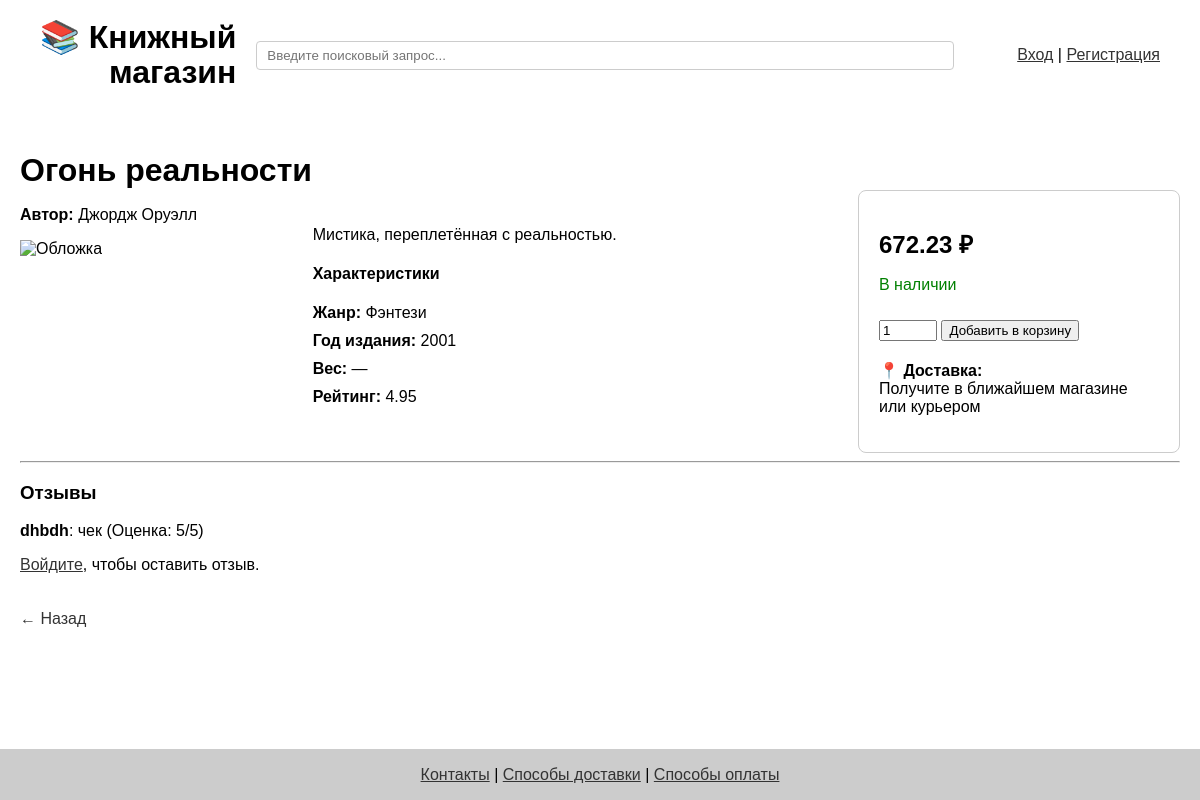
Page /book/32 on the earlier database version.
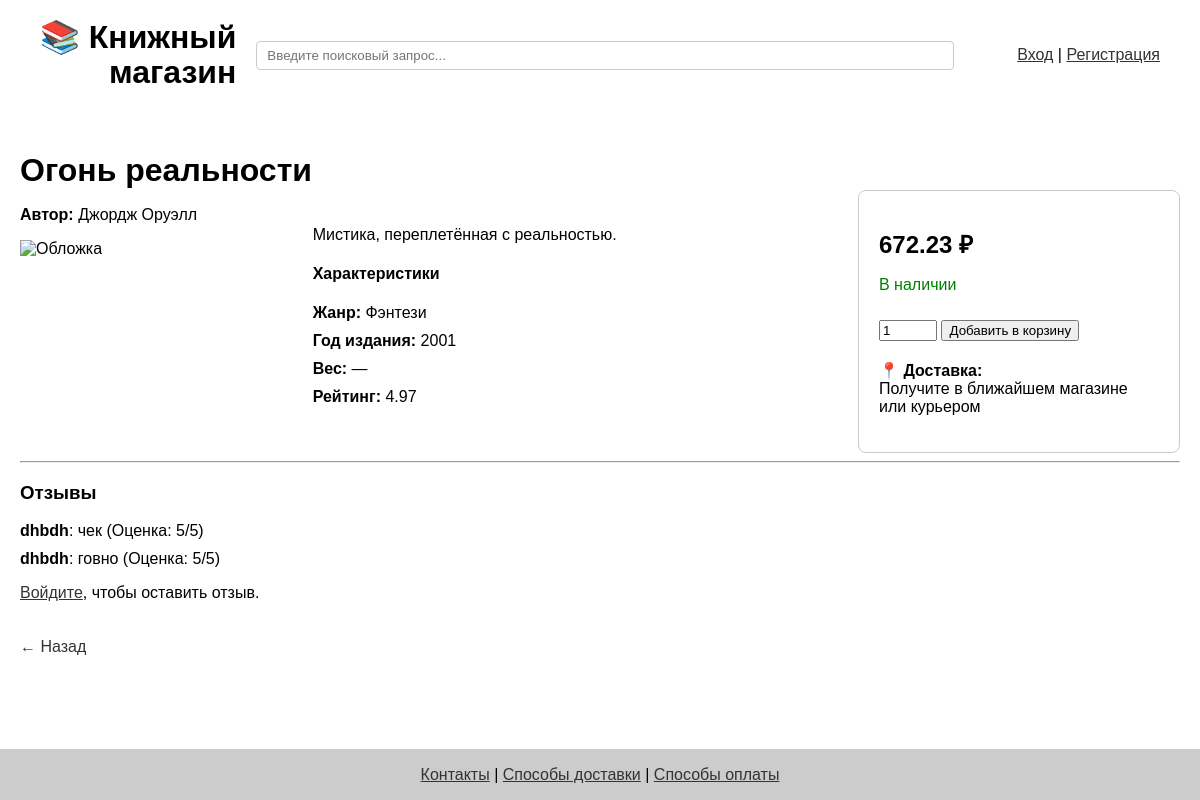
Same page on the later database version.
### app/models.py (models this page shows, shortened)
class Book(db.Model):
    id = db.Column(db.Integer, primary_key=True)
    title = db.Column(db.String(120))
    author = db.Column(db.String(120))
    year = db.Column(db.Integer)
    price = db.Column(db.Float)
    genre = db.Column(db.String(100))
    category = db.Column(db.String(100))
    cover = db.Column(db.String(255))
    description = db.Column(db.Text)
    rating = db.Column(db.Float)

class Review(db.Model):
    id = db.Column(db.Integer, primary_key=True)
    user_id = db.Column(db.Integer, db.ForeignKey('user.id', ondelete='CASCADE'), nullable=False)
    book_id = db.Column(db.Integer, db.ForeignKey('book.id'), nullable=False)
    text = db.Column(db.Text, nullable=False)
    rating = db.Column(db.Integer, nullable=False)
    book = db.relationship('Book')

class User(db.Model, UserMixin):
    id = db.Column(db.Integer, primary_key=True)
    first_name = db.Column(db.String(50), nullable=False)
    last_name = db.Column(db.String(50), nullable=False)
    full_name = f"{first_name} {last_name}"
    email = db.Column(db.String(120), unique=True, nullable=False)
    phone = db.Column(db.String(20))
    password = db.Column(db.String(100), nullable=False)
    cart_items = db.relationship('CartItem', back_populates='user', cascade='all, delete-orphan', passive_deletes=True)
    reviews = db.relationship('Review', backref='user', cascade='all, delete-orphan', passive_deletes=True)

### app/routes.py (the view, shortened to what this page needs)
@app.route('/book/<int:book_id>', methods=['GET', 'POST'])
def book_detail(book_id):
    book = Book.query.get_or_404(book_id)
    reviews = Review.query.filter_by(book_id=book_id).all()
    prev = request.args.get('prev') or request.form.get('prev') or url_for('index')
    return render_template('book_detail.html', book=book, reviews=reviews, prev=prev)

### app/routes.py (called while the page is built)
@app.context_processor
def inject_genres():
    return dict(genres=[g[0] for g in db.session.query(Book.genre).distinct() if g[0]])

### app/templates/book_detail.html (shortened to what this page needs)
{% extends 'base.html' %}
{% block content %}
{% set back_url = prev or url_for('index') %}
<h1 style="margin-bottom: 1px;">{{ book.title }}</h1>
<div style="display: flex; flex-wrap: wrap; justify-content: space-between; align-items: flex-start; gap: 20px;">
    <div style="flex: 1; min-width: 220px;">
        <p><strong>Автор:</strong> {{ book.author }}</p>
        <img src="https://media.istockphoto.com/id/162833278/nl/foto/blank-book.jpg?s=612x612&w=0&k=20&c=C-kb218UqFZ_ZdWg8ILDDcXDwpmYzwghnew_7VWZwm4="
             alt="Обложка" style="width: 100%; height: auto; max-width: 300px; margin-bottom: 15px;">
    </div>
    <div style="flex: 2; min-width: 300px; padding: 20px; text-align: left;">
        <p>{{ book.description }}</p>
        <h4>Характеристики</h4>
        <ul style="list-style: none; padding-left: 0;">
            <li><strong>Жанр:</strong> {{ book.genre or '—' }}</li>
            <li><strong>Год издания:</strong> {{ book.year }}</li>
            <li><strong>Вес:</strong> {{ book.weight or '—' }}</li>
            <li><strong>Рейтинг:</strong> {{ book.rating }}</li>
        </ul>
    </div>
    <div style="flex: 0 0 280px; border: 1px solid #ccc; padding: 20px; border-radius: 8px;">
        <p><strong style="font-size: 24px;">{{ book.price }} ₽</strong></p>
        <p><span style="color: green;">В наличии</span></p>
        <form action="{{ url_for('add_to_cart', book_id=book.id) }}" method="post">
            <input type="number" name="quantity" value="1" min="1" style="width: 50px;">
            <button type="submit" style="margin-top: 10px;">Добавить в корзину</button>
        </form>
        <p style="margin-top: 20px;">📍 <strong>Доставка:</strong><br>Получите в ближайшем магазине или курьером</p>
    </div>
</div>
<hr>
<h3>Отзывы</h3>
{% if reviews %}
    <ul style="list-style: none; padding-left: 0;">
        {% for review in reviews %}
            <li><strong>{{ review.user.first_name }}</strong>: {{ review.text }} (Оценка: {{ review.rating }}/5)</li>
        {% endfor %}
    </ul>
{% else %}
    <p>Отзывов пока нет.</p>
{% endif %}
{% if current_user.is_authenticated %}
    <form method="post" action="{{ url_for('book_detail', book_id=book.id) }}" style="margin-top: 20px;">
        <input type="hidden" name="form_type" value="review">
        <input type="hidden" name="prev" value="{{ prev }}">
        <label>Оценка:
            <select name="rating">
                {% for r in range(1, 6) %}
                    <option value="{{ r }}">{{ r }}</option>
                {% endfor %}
            </select>
        </label><br><br>
        <label>Комментарий:<br>
            <textarea name="text" required rows="4" cols="40"></textarea>
        </label><br><br>
        <button type="submit">Оставить отзыв</button>
    </form>
{% else %}
    <p><a href="{{ url_for('login') }}">Войдите</a>, чтобы оставить отзыв.</p>
{% endif %}
{% set back_url = prev or request.referrer or url_for('index') %}
<a href="{{ back_url }}" style="display: inline-block; margin-top: 20px; text-decoration: none;">← Назад</a>
    <br>
    <br>
    <br>
    <br>
{% endblock %}

Differences in the rows shown:
changed Book "Огонь реальности": rating "4.95" → "4.97"
added Review: user.first_name "dhbdh", text "говно", rating "5"
